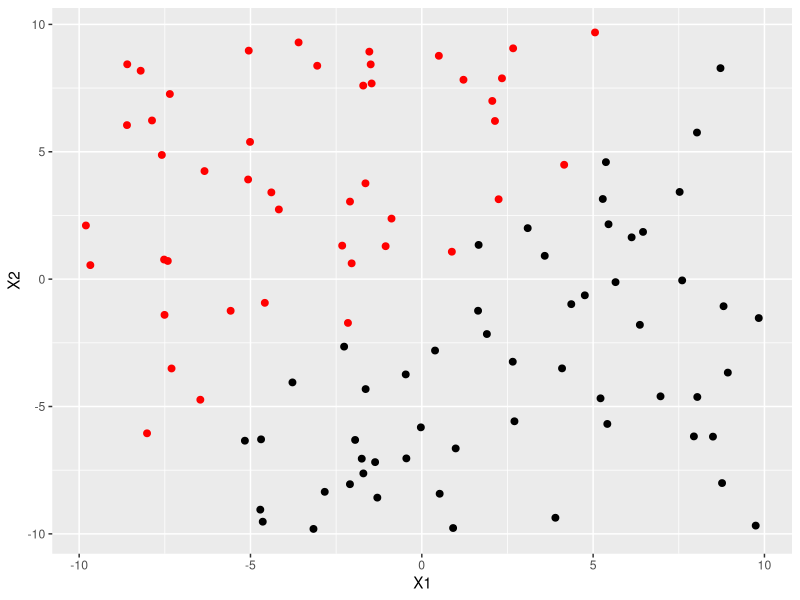

Here is the R script that generated this plot: (Note: this script raises an error after producing the figure.)

# 1. Simple classifier -------------------------------------------------------

# 1.1 code the simple kernelized classifier presented in class
data <- data.frame(matrix(runif(200,min = -10, max=10),nrow = 100, ncol = 2))
data$y <- ifelse(data$X1<=data$X2,1,-1)

library(ggplot2)
ggplot(data = data, aes(x = X1, y = X2, color = as.factor(y))) + 
  geom_point(size = 2) +
  scale_color_manual(values=c("#000000", "#FF0000")) +
  theme(legend.position = "none")

kernel <- function(a,b){
  return(a %*% t(b))
}

kernel_class <- function(new,data,p=2){
  data_plus <- data[data$y==1,]
  data_minus <- data[data$y==-1,]
new <- (new[1:p])
  for(i in 1:nrow(data_plus)){
    a_plus = 1/nrow(data_plus)*sum(kernel(new,data_plus[i,1:p]))
  }
  for(i in 1:nrow(data_minus)){
    a_minus = 1/nrow(data_minus)*sum(kernel(new,data_minus[i,1:p]))
  }
  
  for(i in 1:(nrow(data_plus)-1)){
    for (j in (i+1):nrow(data_plus)){
      b_plus = -0.5*(1/nrow(data_plus)^2)*sum(kernel(as.matrix(data_plus[i,1:p]),data_plus[j,1:p]))
    }
  }
  for(i in 1:(nrow(data_minus)-1)){
    for (j in (i+1):nrow(data_minus)){
      b_minus = 0.5*(1/nrow(data_minus)^2)*sum(kernel(as.matrix(data_minus[i,1:p]),data_minus[j,1:p]))
    }
  }
  
  class = a_plus+a_minus+b_plus+b_minus
  return(ifelse(class>=0,1,-1))
}


# 1.2 Show 3 examples of results obtain with simulated data in 2 dimensions, using 3 different kernels

kernel <- function(a,b){
  return(a %*% t(b))
}

kernel_class(c(1,3),data)
kernel_class(c(1,-1),data)
kernel_class(c(0,1),data)

kernel <- function(a,b){
  return((a %*% t(b) +1)^2)
}

kernel_class(c(1,3),data)
kernel_class(c(1,-1),data)
kernel_class(c(0,1),data)

kernel <- function(a,b){
  return(exp((-0.5)*(a-b)^2))
}

kernel_class(c(1,3),data)
kernel_class(c(1,-1),data)
kernel_class(c(0,1),data)

# Run this algorithm on the iris data set. Create a classifier for the lable "I.setosa" versus "I.versicolor"
# iris <- read.csv("~/PDX Google Drive/LAPTOP Backup/STAT 610 Machine Learning I-III/III/iris.csv")
library(datasets)
data(iris)
data1 <- iris %>% subset(Species=="setosa"|Species=="versicolor")%>% mutate(y=ifelse(Species=="setosa",-1,1))

id <- sample(1:nrow(data1), size = 80)
train <- data1[id, ]
test <- data1[-id, ]

for(i in 1:(nrow(test))){
out[i] <- kernel_class(test[i,],train,p=4)
}



kernel_class <- function(new,data,p=2){
  data_plus <- train[train$y==1,1:p]
  data_minus <- train[train$y==-1,1:p]
  new <- as.matrix(test[,1:p])
  for(i in 1:nrow(data_plus)){
    a_plus = 1/nrow(data_plus)*sum(kernel(new,data_plus[i,]))
  }
  for(i in 1:nrow(data_minus)){
    a_minus = 1/nrow(data_minus)*sum(kernel(new,data_minus[i,]))
  }
  
  for(i in 1:(nrow(data_plus)-1)){
    for (j in (i+1):nrow(data_plus)){
      b_plus = -0.5*(1/nrow(data_plus)^2)*sum(kernel(as.matrix(data_plus[i,]),data_plus[j,]))
    }
  }
  for(i in 1:(nrow(data_minus)-1)){
    for (j in (i+1):nrow(data_minus)){
      b_minus = 0.5*(1/nrow(data_minus)^2)*sum(kernel(as.matrix(data_minus[i,]),data_minus[j,]))
    }
  }
  
  class = a_plus+a_minus+b_plus+b_minus
  return(ifelse(class>=0,1,-1))
}

k = function(a,b)
  return(sum(a*b))
kk=outer(1:nrow(test),1:nrow(data_plus),Vectorize(function(i,j) k(test[i,1:p],data_plus[j,1:p]))) %>% sum()/nrow(data_plus)/nrow(test)
k.pp=outer(1:nrow(data_plus),1:nrow(data_plus),Vectorize(function(i,j) k(data_plus[i,],data_plus[j,1])))
k.mm=outer(1:nrow(data_minus),1:nrow(data_minus),Vectorize(function(i,j) k(data_minus[i,],data_minus[j,])))
b=(sum(k.mm)/(nrow(data_minus)^2)-sum(k.pp)/(nrow(data_plus)^2))/2
alpha=ifelse(data1$Species=="setosa",1/40,-1/40)
k.x=outer(1:nrow(train),1:nrow(test),Vectorize(function(i,j) k(train[i,1:p],test[j,1:p])))
test$pred <- (t(k.x)%*%alpha+b)
